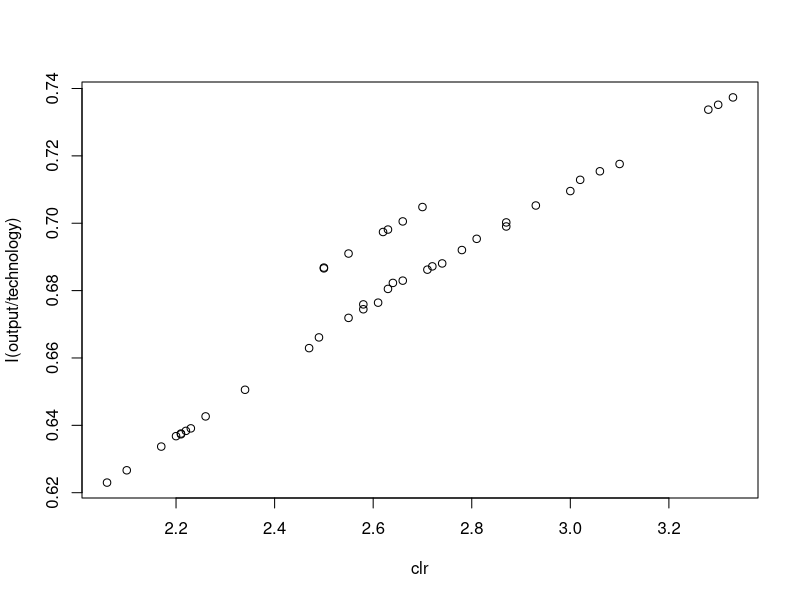

Source code (R):
library(AER)


### Name: TechChange
### Title: Technological Change Data
### Aliases: TechChange
### Keywords: datasets

### ** Examples

data("TechChange")

## Greene (2003)
## Exercise 7.1
fm1 <- lm(I(output/technology) ~ log(clr), data = TechChange)
fm2 <- lm(I(output/technology) ~ I(1/clr), data = TechChange)
fm3 <- lm(log(output/technology) ~ log(clr), data = TechChange)
fm4 <- lm(log(output/technology) ~ I(1/clr), data = TechChange)

## Exercise 7.2 (a) and (c)
plot(I(output/technology) ~ clr, data = TechChange)

library("strucchange")
sctest(I(output/technology) ~ log(clr), data = TechChange, type = "Chow", point = c(1942, 1))
